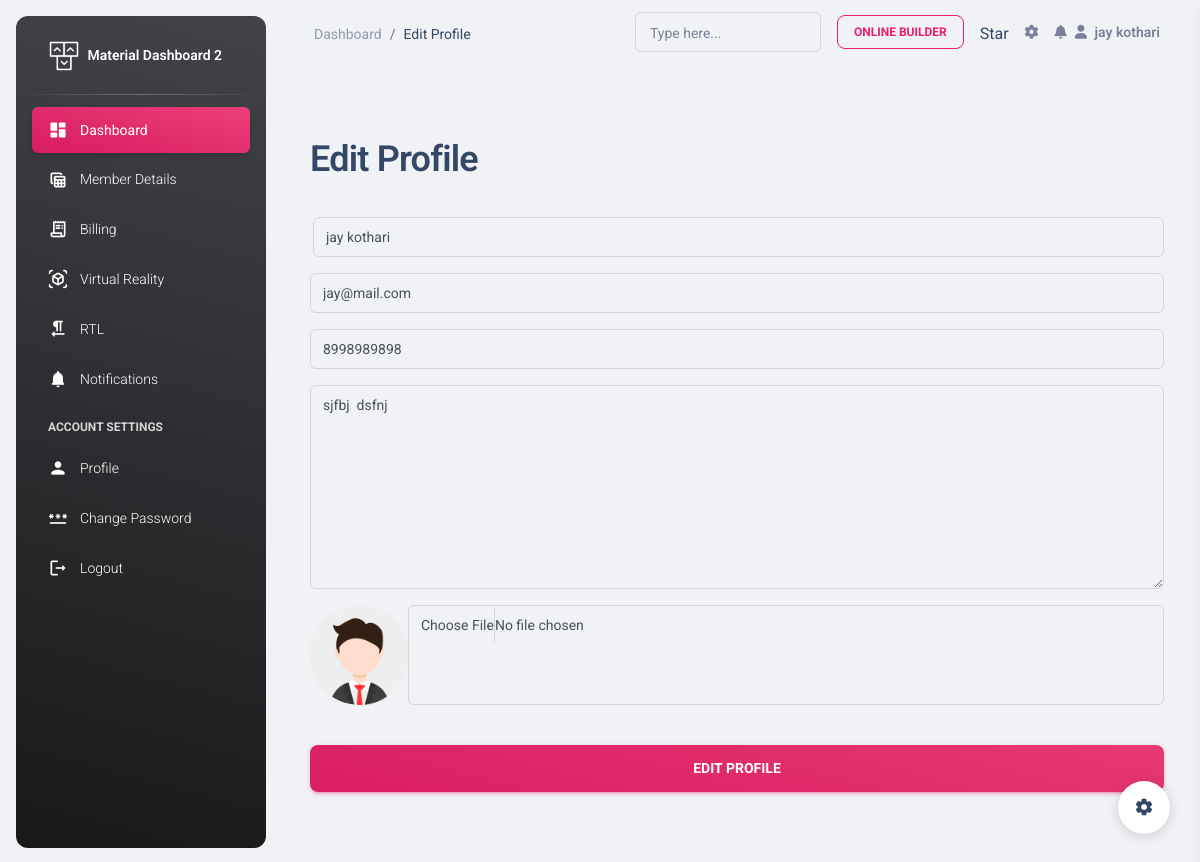
Page /sec/edit-profile/ (signed in) on the committed database.
### Secretory/models.py (models this page shows, shortened)
class Secratory(models.Model):
    name = models.CharField(max_length=30)
    email = models.EmailField(unique=True)
    mobile = models.CharField(max_length=10)
    address = models.TextField()
    password = models.CharField(max_length=30)
    sec_from = models.DateField(auto_now_add=True)
    profile_pic = models.FileField(upload_to='profile',default='avtar.png')

### Secretory/views.py (the view, shortened to what this page needs)
# urls.py: path('edit-profile/',views.edit_profile, name='edit-profile'),
def edit_profile(request):
    try:
        user = Secratory.objects.get(email=request.session['email'])
        return render(request,'edit-profile.html',{'user':user})
    except:
        return render(request,'sign-in.html')

### Secretory/templates/edit-profile.html (shortened to what this page needs)
{% extends 'header.html' %}
{% load static %}
{% block page %}
Edit Profile
{% endblock %}
{% block content %}
<main class="main-content  mt-0">
    <section>
      <div class="page-header min-vh-100">
        <div class="container">
              <div class="card card-plain">
                  <div class="card-body">
                    <h2>Edit Profile</h2>
                  <form role="form" action="{% url 'edit-profile' %}" method="POST" enctype="multipart/form-data">
                    <div class="input-group input-group-outline mb-3">
                        <input type="text" name="name" class="form-control" value="{{user.name}}" required>
                    </div>
                    <div class="input-group input-group-outline mb-3">
                        <input type="email" class="form-control" value="{{user.email}}" readonly>
                    </div>
                    <div class="input-group input-group-outline mb-3">
                        <input type="tel" name="mobile" value="{{user.mobile}}"  class="form-control" required>
                    </div>
                    <div class="input-group input-group-outline mb-3">
                        <textarea name="address" class="form-control" id="" va cols="30" rows="10">{{user.address}}</textarea>
                    </div>
                    <div class="input-group input-group-outline mb-3">
                        <label class="form-label"></label>
                        <img src="{{user.profile_pic.url}}" style="border-radius: 100%;" alt="" height="100px" width="100px">
                        <input type="file" name="pic"  class="form-control">
                    </div>
                    <div class="text-center">
                      <button type="submit" class="btn btn-lg bg-gradient-primary btn-lg w-100 mt-4 mb-0">Edit Profile</button>
                    </div>
                  </form>
                </div>
              </div>
            </div>
          </div>
    </section>
  </main>
{% endblock %}

### Secretory/templates/header.html (shortened to what this page needs)
{% load static %}
<!DOCTYPE html>
<html lang="en">
<head>
  <link href="{% static 'assets/css/nucleo-icons.css' %}" rel="stylesheet" />
  <link href="{% static 'assets/css/nucleo-svg.css' %}" rel="stylesheet" />
  <link id="pagestyle" href="{% static 'assets/css/material-dashboard.css' %}" rel="stylesheet" />
</head>
<body class="g-sidenav-show  bg-gray-200">
  <aside class="sidenav navbar navbar-vertical navbar-expand-xs border-0 border-radius-xl my-3 fixed-start ms-3   bg-gradient-dark" id="sidenav-main">
    <div class="sidenav-header">
      <a class="navbar-brand m-0" href=" https://demos.creative-tim.com/material-dashboard/pages/dashboard " target="_blank">
        <img src="{% static 'assets/img/logo-ct.png' %}" class="navbar-brand-img h-100" alt="main_logo">
        <span class="ms-1 font-weight-bold text-white">Material Dashboard 2</span>
      </a>
    </div>
    <hr class="horizontal light mt-0 mb-2">
    <div class="collapse navbar-collapse  w-auto " id="sidenav-collapse-main">
      <ul class="navbar-nav">
        <li class="nav-item">
          <a class="nav-link text-white active bg-gradient-primary" href="{% url 'index' %}">
            <div class="text-white text-center me-2 d-flex align-items-center justify-content-center">
              <i class="material-icons opacity-10">dashboard</i>
            </div>
            <span class="nav-link-text ms-1">Dashboard</span>
          </a>
        </li>
        <li class="nav-item">
          <a class="nav-link text-white " href="{% url 'member-details' %}">
            <div class="text-white text-center me-2 d-flex align-items-center justify-content-center">
              <i class="material-icons opacity-10">table_view</i>
            </div>
            <span class="nav-link-text ms-1">Member Details</span>
          </a>
        </li>
        <li class="nav-item">
          <a class="nav-link text-white " href="../pages/billing.html">
            <div class="text-white text-center me-2 d-flex align-items-center justify-content-center">
              <i class="material-icons opacity-10">receipt_long</i>
            </div>
            <span class="nav-link-text ms-1">Billing</span>
          </a>
        </li>
        <li class="nav-item">
          <a class="nav-link text-white " href="../pages/virtual-reality.html">
            <div class="text-white text-center me-2 d-flex align-items-center justify-content-center">
              <i class="material-icons opacity-10">view_in_ar</i>
            </div>
            <span class="nav-link-text ms-1">Virtual Reality</span>
          </a>
        </li>
        <li class="nav-item">
          <a class="nav-link text-white " href="../pages/rtl.html">
            <div class="text-white text-center me-2 d-flex align-items-center justify-content-center">
              <i class="material-icons opacity-10">format_textdirection_r_to_l</i>
            </div>
            <span class="nav-link-text ms-1">RTL</span>
          </a>
        </li>
        <li class="nav-item">
          <a class="nav-link text-white " href="../pages/notifications.html">
            <div class="text-white text-center me-2 d-flex align-items-center justify-content-center">
              <i class="material-icons opacity-10">notifications</i>
            </div>
            <span class="nav-link-text ms-1">Notifications</span>
          </a>
        </li>
        <li class="nav-item mt-3">
          <h6 class="ps-4 ms-2 text-uppercase text-xs text-white font-weight-bolder opacity-8">Account Settings</h6>
        </li>
        <li class="nav-item">
          <a class="nav-link text-white " href="{% url 'edit-profile' %}">
            <div class="text-white text-center me-2 d-flex align-items-center justify-content-center">
              <i class="material-icons opacity-10">person</i>
            </div>
            <span class="nav-link-text ms-1">Profile</span>
          </a>
        </li>
        <li class="nav-item">
          <a class="nav-link text-white " href="{% url 'change-password' %}">
            <div class="text-white text-center me-2 d-flex align-items-center justify-content-center">
              <i class="material-icons opacity-10">password</i>
            </div>
            <span class="nav-link-text ms-1">Change Password</span>
          </a>
        </li>
        <li class="nav-item">
          <a class="nav-link text-white " href="{% url 'logout' %}">
            <div class="text-white text-center me-2 d-flex align-items-center justify-content-center">
              <i class="material-icons opacity-10">logout</i>
            </div>
            <span class="nav-link-text ms-1">Logout</span>
          </a>
        </li>
      </ul>
    </div>
  </aside>
  <main class="main-content position-relative max-height-vh-100 h-100 border-radius-lg ">
    <nav class="navbar navbar-main navbar-expand-lg px-0 mx-4 shadow-none border-radius-xl" id="navbarBlur" data-scroll="true">
        <div class="container-fluid py-1 px-3">
          <nav aria-label="breadcrumb">
            <ol class="breadcrumb bg-transparent mb-0 pb-0 pt-1 px-0 me-sm-6 me-5">
              <li class="breadcrumb-item text-sm"><a class="opacity-5 text-dark" href="javascript:;">Dashboard</a></li>
              <li class="breadcrumb-item text-sm text-dark active" aria-current="page">{% block page %}Dashboard{% endblock %}</li>
            </ol>
          </nav>
          <div class="collapse navbar-collapse mt-sm-0 mt-2 me-md-0 me-sm-4" id="navbar">
            <div class="ms-md-auto pe-md-3 d-flex align-items-center">
              <div class="input-group input-group-outline">
                <label class="form-label">Type here...</label>
                <input type="text" class="form-control">
              </div>
            </div>
            <ul class="navbar-nav  justify-content-end">
              <li class="nav-item d-flex align-items-center">
                <a class="btn btn-outline-primary btn-sm mb-0 me-3" target="_blank" href="https://www.creative-tim.com/builder?ref=navbar-material-dashboard">Online Builder</a>
              </li>
              <li class="mt-2">
                <a class="github-button" href="https://github.com/creativetimofficial/material-dashboard" data-icon="octicon-star" data-size="large" data-show-count="true" aria-label="Star creativetimofficial/material-dashboard on GitHub">Star</a>
              </li>
              <li class="nav-item px-3 d-flex align-items-center">
                <a href="javascript:;" class="nav-link text-body p-0">
                  <i class="fa fa-cog fixed-plugin-button-nav cursor-pointer"></i>
                </a>
              </li>
              <li class="nav-item dropdown pe-2 d-flex align-items-center">
                <a href="javascript:;" class="nav-link text-body p-0" id="dropdownMenuButton" data-bs-toggle="dropdown" aria-expanded="false">
                  <i class="fa fa-bell cursor-pointer"></i>
                </a>
              </li>
              <li class="nav-item d-flex align-items-center">
                <a href="../pages/sign-in.html" class="nav-link text-body font-weight-bold px-0">
                  <i class="fa fa-user me-sm-1"></i>
                  <span class="d-sm-inline d-none">{{user.name}}</span>
                </a>
              </li>
            </ul>
          </div>
        </div>
      </nav>
      {% block content %}
      {% endblock %}
    </main>
    <div class="fixed-plugin">
      <a class="fixed-plugin-button text-dark position-fixed px-3 py-2">
        <i class="material-icons py-2">settings</i>
      </a>
    </div>
  </body>
  </html>

### rows in the picture
Secratory: name "jay kothari", email "jay@mail.com", mobile "8998989898", address "sjfbj dsfnj", profile_pic (picture)
